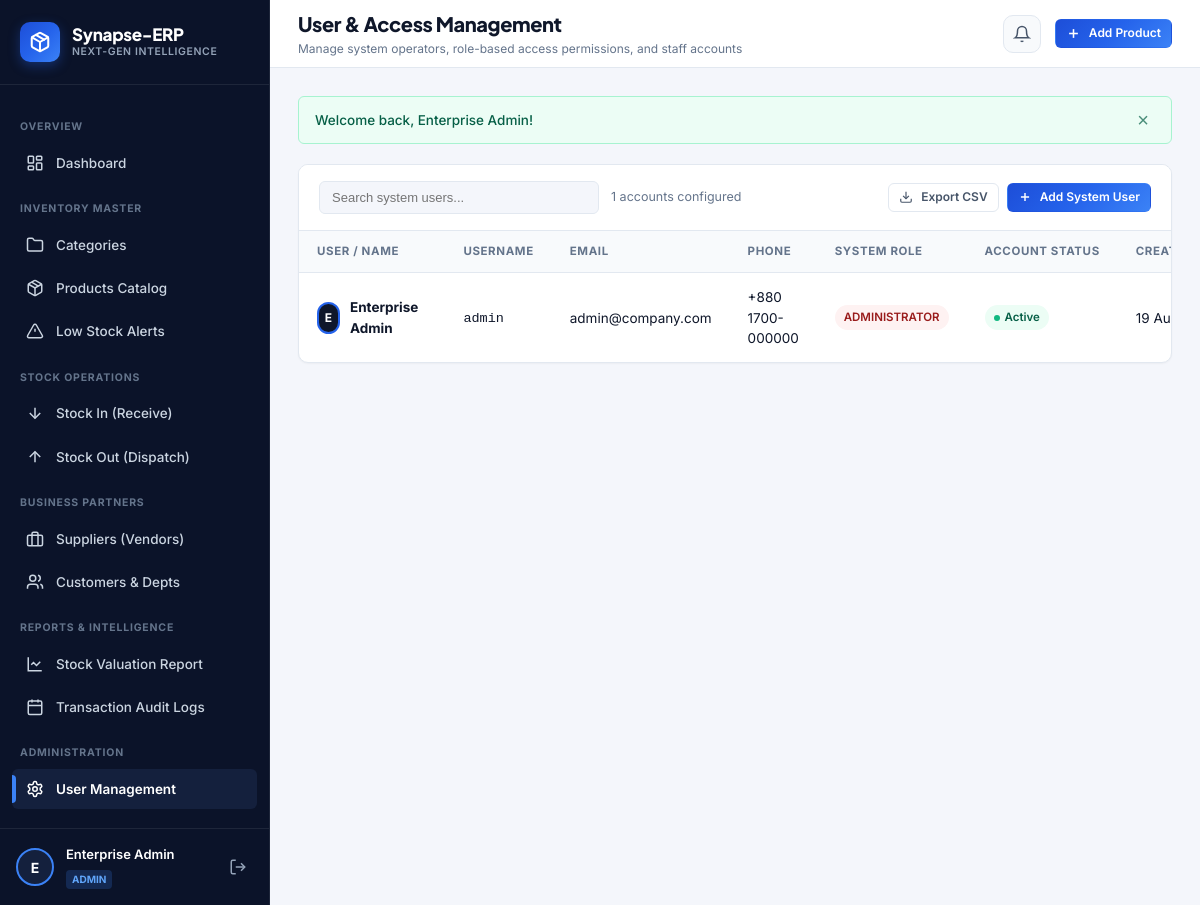
Screenshot of /users/index.php (signed in) with the database file from the repository.
### tables this page shows
CREATE TABLE IF NOT EXISTS users (
    id INT AUTO_INCREMENT PRIMARY KEY,
    name VARCHAR(100) NOT NULL,
    username VARCHAR(50) NOT NULL UNIQUE,
    email VARCHAR(100) NULL,
    phone VARCHAR(20) NULL,
    password VARCHAR(255) NOT NULL,
    role ENUM('admin','manager','staff') DEFAULT 'admin',
    status TINYINT(1) DEFAULT 1,
    created_at TIMESTAMP DEFAULT CURRENT_TIMESTAMP
);

### users/index.php (the view, shortened to what this page needs)
<?php
require_once __DIR__ . '/../includes/header.php';
$users = $pdo->query("SELECT * FROM users ORDER BY id ASC")->fetchAll();
include __DIR__ . '/../includes/sidebar.php';
?>
<div class="card">
    <div class="table-toolbar">
        <div style="display:flex; align-items:center; gap: 12px; flex-wrap: wrap;">
            <input type="text" id="tableSearchInput" class="table-search-input" placeholder="Search system users...">
            <span style="font-size: 12.5px; color: var(--text-muted);"><?= count($users) ?> accounts configured</span>
        </div>
        <div style="display:flex; gap: 8px;">
            <button type="button" class="btn btn-secondary btn-sm" onclick="exportTableToCSV('dataTable', 'system_users_list.csv')">
                <svg width="14" height="14" viewBox="0 0 24 24" fill="none" stroke="currentColor" stroke-width="2"><path d="M21 15v4a2 2 0 0 1-2 2H5a2 2 0 0 1-2-2v-4"></path><polyline points="7 10 12 15 17 10"></polyline><line x1="12" y1="15" x2="12" y2="3"></line></svg>
                Export CSV
            </button>
            <a class="btn btn-primary btn-sm" href="create.php">
                <svg width="14" height="14" viewBox="0 0 24 24" fill="none" stroke="currentColor" stroke-width="2.5"><line x1="12" y1="5" x2="12" y2="19"></line><line x1="5" y1="12" x2="19" y2="12"></line></svg>
                Add System User
            </a>
        </div>
    </div>
    <div class="table-responsive">
        <table class="corporate-table" id="dataTable">
            <thead>
                <tr>
                    <th>User / Name</th>
                    <th>Username</th>
                    <th>Email</th>
                    <th>Phone</th>
                    <th>System Role</th>
                    <th>Account Status</th>
                    <th>Created Date</th>
                </tr>
            </thead>
            <tbody>
                <?php foreach ($users as $u):
                    $rolePill = [
                        'admin' => '<span class="badge badge-danger">ADMINISTRATOR</span>',
                        'manager' => '<span class="badge badge-info">MANAGER</span>',
                        'staff' => '<span class="badge badge-secondary">STAFF OPERATOR</span>'
                    ][$u['role']] ?? '<span class="badge badge-secondary">STAFF</span>';
                ?>
                <tr>
                    <td>
                        <div style="display:flex; align-items:center; gap: 10px;">
                            <div class="user-avatar" style="width:32px; height:32px; font-size:12px; border-color:#2563eb; background:#0f172a;">
                                <?= strtoupper(substr($u['name'], 0, 1)) ?>
                            </div>
                            <strong><?= clean($u['name']) ?></strong>
                        </div>
                    </td>
                    <td><code><?= clean($u['username']) ?></code></td>
                    <td><?= clean($u['email']) ?: '<span style="color:var(--text-muted);">-</span>' ?></td>
                    <td><?= clean($u['phone']) ?: '<span style="color:var(--text-muted);">-</span>' ?></td>
                    <td><?= $rolePill ?></td>
                    <td>
                        <?php if ($u['status'] ?? 1): ?>
                            <span class="badge badge-success"><span class="badge-dot"></span> Active</span>
                        <?php else: ?>
                            <span class="badge badge-danger"><span class="badge-dot"></span> Suspended</span>
                        <?php endif; ?>
                    </td>
                    <td><?= date('d M Y', strtotime($u['created_at'])) ?></td>
                </tr>
                <?php endforeach; ?>
            </tbody>
        </table>
    </div>
</div>
<?php include __DIR__ . '/../includes/footer.php'; ?>

### assets/css/style.css (style rules this page uses)
:root { --font-main: 'Inter', -apple-system, BlinkMacSystemFont, 'Segoe UI', Roboto, sans-serif; --font-heading: 'Plus Jakarta Sans', var(--font-main); --bg-app: #f4f6fb; --bg-surface: #ffffff; --bg-surface-secondary: #f8fafc; --bg-surface-elevated: #ffffff; --sidebar-bg: #0b1329; --sidebar-surface: #14203d; --sidebar-border: rgba(255, 255, 255, 0.08); --sidebar-text: #94a3b8; --sidebar-text-hover: #ffffff; --sidebar-active-bg: #1e2e56; --sidebar-active-accent: #3b82f6; --primary: #2563eb; --primary-hover: #1d4ed8; --primary-gradient: linear-gradient(135deg, #1d4ed8 0%, #2563eb 50%, #3b82f6 100%); --primary-light: #eff6ff; --primary-border: #bfdbfe; --success: #10b981; --success-bg: #ecfdf5; --success-text: #065f46; --warning: #f59e0b; --warning-bg: #fffbeb; --warning-text: #92400e; --danger: #ef4444; --danger-bg: #fef2f2; --danger-text: #991b1b; --info: #0ea5e9; --info-bg: #f0f9ff; --info-text: #075985; --text-primary: #0f172a; --text-secondary: #475569; --text-muted: #64748b; --text-inverse: #ffffff; --border-color: #e2e8f0; --border-light: #edf2f7; --radius-sm: 6px; --radius-md: 10px; --radius-lg: 16px; --radius-full: 9999px; --shadow-xs: 0 1px 2px 0 rgb(0 0 0 / 0.04); --shadow-sm: 0 1px 3px 0 rgb(0 0 0 / 0.08), 0 1px 2px -1px rgb(0 0 0 / 0.08); --shadow-md: 0 4px 12px -2px rgb(0 0 0 / 0.06), 0 2px 6px -2px rgb(0 0 0 / 0.04); --shadow-lg: 0 12px 24px -4px rgb(0 0 0 / 0.08), 0 4px 8px -4px rgb(0 0 0 / 0.04); }
*, *::before, *::after { box-sizing: border-box; }
body { margin: 0; font-family: var(--font-main); background-color: var(--bg-app); color: var(--text-primary); line-height: 1.5; -webkit-font-smoothing: antialiased; }
.user-avatar { width: 38px; height: 38px; border-radius: var(--radius-full); background-color: var(--sidebar-surface); border: 2px solid #3b82f6; display: flex; align-items: center; justify-content: center; font-weight: 700; color: #ffffff; font-size: 14px; }
.card { background-color: var(--bg-surface); border: 1px solid var(--border-color); border-radius: var(--radius-md); box-shadow: var(--shadow-xs); margin-bottom: 24px; overflow: hidden; }
.table-toolbar { padding: 16px 20px; background-color: var(--bg-surface); border-bottom: 1px solid var(--border-color); display: flex; flex-wrap: wrap; align-items: center; justify-content: space-between; gap: 12px; }
.table-search-input { width: 280px; padding: 8px 12px; font-size: 13px; border: 1px solid var(--border-color); border-radius: var(--radius-sm); background-color: var(--bg-app); color: var(--text-primary); outline: none; transition: all 0.15s ease; }
.table-responsive { width: 100%; overflow-x: auto; }
.corporate-table { width: 100%; border-collapse: separate; border-spacing: 0; text-align: left; font-size: 13.5px; }
.corporate-table th { background-color: var(--bg-surface-secondary); color: var(--text-muted); font-weight: 700; font-size: 11.5px; text-transform: uppercase; letter-spacing: 0.6px; padding: 12px 18px; border-bottom: 1px solid var(--border-color); white-space: nowrap; }
.corporate-table td { padding: 14px 18px; border-bottom: 1px solid var(--border-color); color: var(--text-primary); vertical-align: middle; }
.corporate-table tr:last-child td { border-bottom: none; }
.badge { display: inline-flex; align-items: center; gap: 5px; padding: 4px 9px; font-size: 11.5px; font-weight: 600; border-radius: var(--radius-full); white-space: nowrap; }
.badge-dot { width: 6px; height: 6px; border-radius: 50%; }
.badge-success { background-color: var(--success-bg); color: var(--success-text); }
.badge-success .badge-dot { background-color: var(--success); }
.badge-danger { background-color: var(--danger-bg); color: var(--danger-text); }
.btn { display: inline-flex; align-items: center; justify-content: center; gap: 8px; padding: 9px 16px; font-size: 13.5px; font-weight: 600; font-family: inherit; border-radius: var(--radius-sm); border: 1px solid transparent; cursor: pointer; text-decoration: none; transition: all 0.15s ease; line-height: 1.2; }
.btn-primary { background: var(--primary-gradient); color: #ffffff; }
.btn-secondary { background-color: var(--bg-surface); color: var(--text-secondary); border-color: var(--border-color); }
.btn-sm { padding: 6px 10px; font-size: 12px; }

### rows the page displays
users: name "E", name "Enterprise Admin", username "admin", email "admin@company.com", phone "+880 1700-000000", role "ADMINISTRATOR", status 1 (drawn), created_at "19…"

### other values shown
$userInitial "E"
$userName "Enterprise Admin"
$userRole "ADMIN"
$pageTitle "User & Access Management"
$pageSubtitle "Manage system operators, role-based access permissions, and staff accounts"
$flash['text'] "Welcome back, Enterprise Admin!"
count($users) "1"
